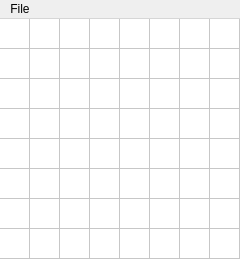
<?xml version="1.0" encoding="UTF-8"?>
<ui version="4.0">
 <class>MainWindow</class>
 <widget class="QMainWindow" name="MainWindow">
  <widget class="QWidget" name="centralWidget">
   <layout class="QVBoxLayout" name="verticalLayout">
    <property name="leftMargin">
     <number>0</number>
    </property>
    <property name="topMargin">
     <number>0</number>
    </property>
    <property name="rightMargin">
     <number>0</number>
    </property>
    <property name="bottomMargin">
     <number>0</number>
    </property>
    <item>
     <widget class="QTableWidget" name="tableWidget">
      <property name="minimumSize">
       <size>
        <width>240</width>
        <height>240</height>
       </size>
      </property>
      <property name="maximumSize">
       <size>
        <width>240</width>
        <height>240</height>
       </size>
      </property>
      <property name="frameShape">
       <enum>QFrame::NoFrame</enum>
      </property>
      <property name="frameShadow">
       <enum>QFrame::Plain</enum>
      </property>
      <property name="verticalScrollBarPolicy">
       <enum>Qt::ScrollBarAlwaysOff</enum>
      </property>
      <property name="horizontalScrollBarPolicy">
       <enum>Qt::ScrollBarAlwaysOff</enum>
      </property>
      <property name="editTriggers">
       <set>QAbstractItemView::NoEditTriggers</set>
      </property>
      <property name="selectionMode">
       <enum>QAbstractItemView::NoSelection</enum>
      </property>
      <attribute name="horizontalHeaderVisible">
       <bool>false</bool>
      </attribute>
      <attribute name="horizontalHeaderDefaultSectionSize">
       <number>30</number>
      </attribute>
      <attribute name="horizontalHeaderMinimumSectionSize">
       <number>18</number>
      </attribute>
      <attribute name="verticalHeaderVisible">
       <bool>false</bool>
      </attribute>
      <row>
       <property name="text">
        <string>1</string>
       </property>
      </row>
      <row>
       <property name="text">
        <string>2</string>
       </property>
      </row>
      <row>
       <property name="text">
        <string>3</string>
       </property>
      </row>
      <row>
       <property name="text">
        <string>4</string>
       </property>
      </row>
      <row>
       <property name="text">
        <string>5</string>
       </property>
      </row>
      <row>
       <property name="text">
        <string>6</string>
       </property>
      </row>
      <row>
       <property name="text">
        <string>7</string>
       </property>
      </row>
      <row>
       <property name="text">
        <string>8</string>
       </property>
      </row>
      <column>
       <property name="text">
        <string>A</string>
       </property>
      </column>
      <column>
       <property name="text">
        <string>B</string>
       </property>
      </column>
      <column>
       <property name="text">
        <string>C</string>
       </property>
      </column>
      <column>
       <property name="text">
        <string>D</string>
       </property>
      </column>
      <column>
       <property name="text">
        <string>E</string>
       </property>
      </column>
      <column>
       <property name="text">
        <string>F</string>
       </property>
      </column>
      <column>
       <property name="text">
        <string>G</string>
       </property>
      </column>
      <column>
       <property name="text">
        <string>H</string>
       </property>
      </column>
     </widget>
    </item>
   </layout>
  </widget>
  <widget class="QMenuBar" name="menuBar">
   <property name="geometry">
    <rect>
     <x>0</x>
     <y>0</y>
     <width>240</width>
     <height>19</height>
    </rect>
   </property>
   <widget class="QMenu" name="menuFile">
    <property name="title">
     <string>File</string>
    </property>
    <addaction name="actionNewGame"/>
    <addaction name="separator"/>
    <addaction name="actionExit"/>
   </widget>
   <addaction name="menuFile"/>
  </widget>
  <action name="actionNewGame">
   <property name="text">
    <string>New game</string>
   </property>
  </action>
  <action name="action">
   <property name="text">
    <string>-</string>
   </property>
  </action>
  <action name="actionExit">
   <property name="text">
    <string>Exit</string>
   </property>
  </action>
 </widget>
 <layoutdefault spacing="6" margin="11"/>
 <resources/>
 <connections/>
</ui>
